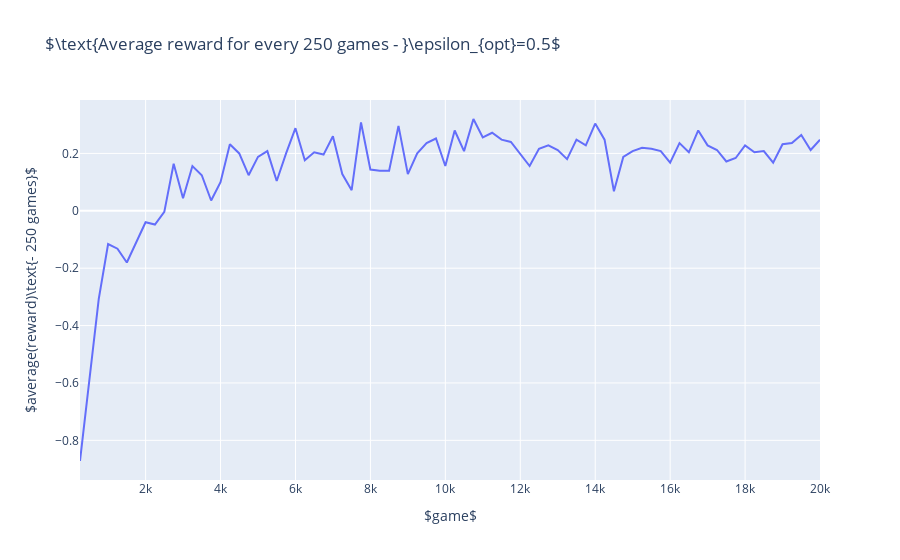

Write notebook code for a chart like this one.
### Code cell
fig = go.Figure()

fig.add_trace(go.Scatter(x=x, y=rewards, mode='lines'))

fig.update_layout(
    title=r'$\text{Average reward for every %d games - }\epsilon_{opt}=0.5$' % averaging_steps,
    xaxis_title=r'$game$',
    yaxis_title=r'$average(reward)\text{- %d games}$' % (averaging_steps),
)

fig.show()
